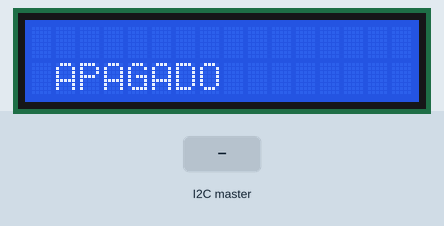
The sketch below on a simulated Arduino Uno, built with avr-gcc and run on an emulated ATmega328P. Shown: 16×2 character LCD. Inputs (shaded band) come from the test bench.

Above: at 1.2 s.
1.3 s: the I2C master sends the byte 5
At 1.9 s:
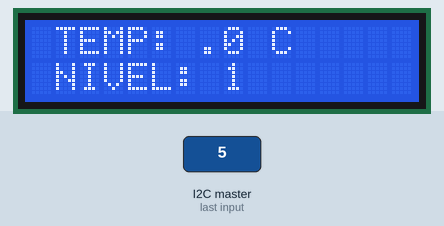
Timing chart, 0 to 4.3 s (numbered marks = the images above; inputs shaded):
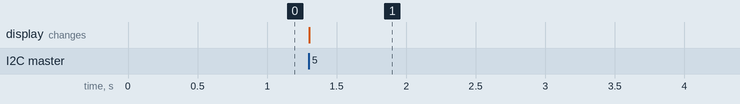

Measured:
- after the input at 1.3 s, the display: changes at once (image 1)

The sketch:

Esclavo.ino
```cpp
#include <LiquidCrystal.h>
#include <Wire.h>

int slaveADD = 10;
const int rs = 13, en = 12, d4 = 10, d5 = 9, d6 = 8, d7 = 7;
const int dc1 = 6, dc2 = 5;
LiquidCrystal lcd(rs, en, d4, d5, d6, d7);

void setup() {
  pinMode(dc1, OUTPUT);
  pinMode(dc2, OUTPUT);
  Wire.begin(slaveADD);
  Wire.onReceive(instruccionRecibida);
  //Serial.begin(9600);
  lcd.begin(16, 2);
  lcd.setCursor(1, 1);
  lcd.print("APAGADO");
  // put your setup code here, to run once:
}

void loop() {

}

void instruccionRecibida(int numberBytes) {
  String comando = "";
  while (numberBytes > 0) {
    comando += (char)Wire.read();
    numberBytes--;
  }
  if (comando == "ACTIVAR") {
    //Serial.println("  + Comando recibido: Activar Sistema");
    lcd.clear();
    lcd.setCursor(1, 0);
    lcd.print("TEMP: -- ");
    lcd.setCursor(1, 1);
    lcd.print("NIVEL: -- ");
  } else if (comando == "APAGAR") {
    //Serial.println("  + Comando recibido: Apagar Sistema");
    lcd.clear();
    lcd.setCursor(1, 1);
    lcd.print("APAGADO");
    digitalWrite(dc1, LOW);
    digitalWrite(dc2, LOW);
  } else {
    int current_temp = comando.toInt();
    lcd.setCursor(1, 0);
    lcd.print("TEMP: ");
    lcd.setCursor(7, 0);
    lcd.print(current_temp / 10);
    lcd.setCursor(6 + comando.length(), 0);
    lcd.print(".");
    lcd.setCursor(7 + comando.length(), 0);
    lcd.print(current_temp % 10);
    lcd.setCursor(8 + comando.length(), 0);
    lcd.print(" C  ");
    lcd.setCursor(1, 1);

    if (current_temp / 10 <= 18) {
      lcd.print("NIVEL: 1 ");
      digitalWrite(dc1, LOW);
      digitalWrite(dc2, LOW);
    } else if (current_temp / 10 <= 25) {
      lcd.print("NIVEL: 2 ");
      digitalWrite(dc1, HIGH);
      digitalWrite(dc2, LOW);
    } else {
      lcd.print("NIVEL: 3 ");
      digitalWrite(dc1, HIGH);
      digitalWrite(dc2, HIGH);
    }
  }
}
```
